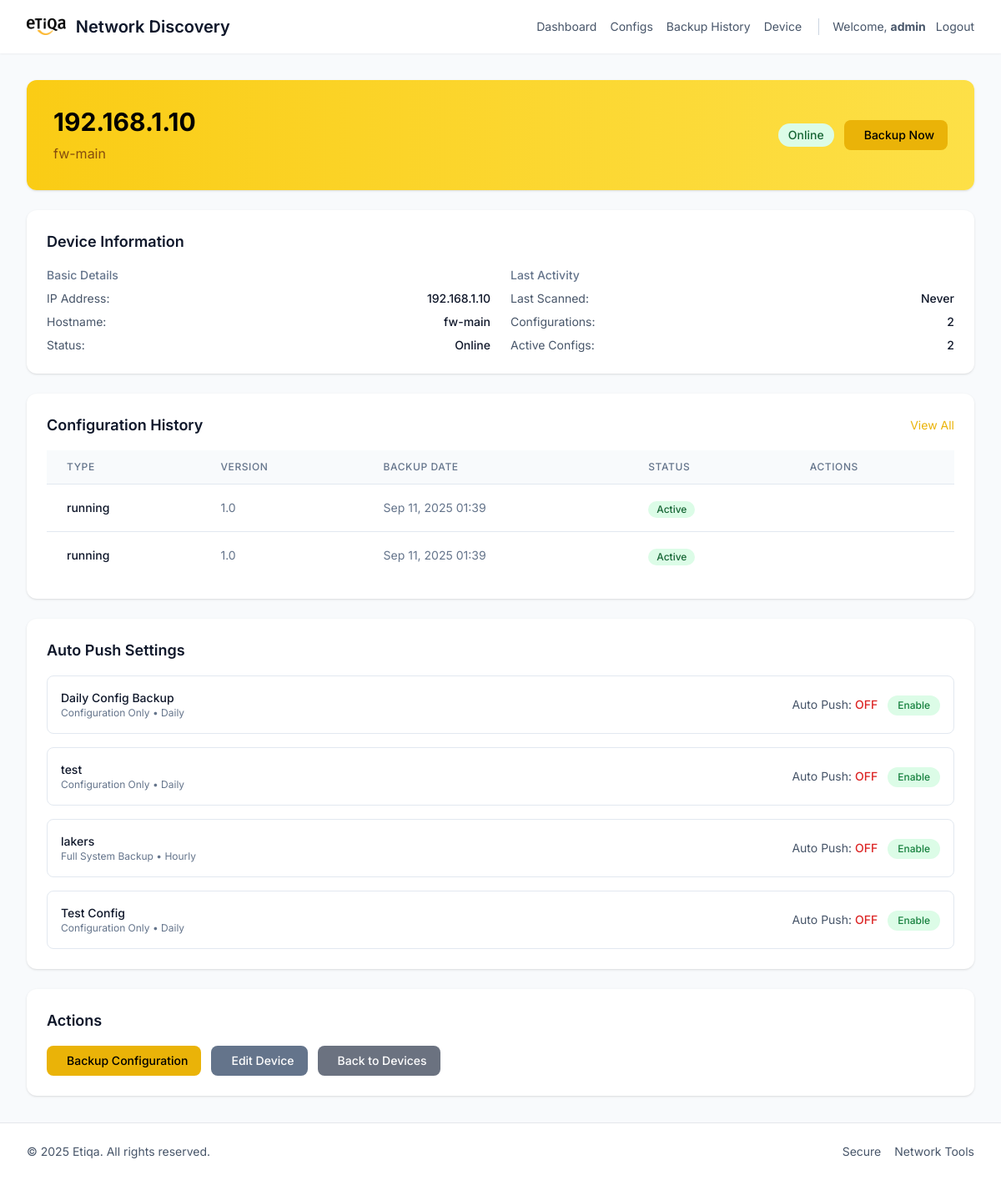
Page /configs/device/1/ (signed in) on the committed database.
### network_scanner/models.py (models this page shows, shortened)
class Device(models.Model):
    DEVICE_TYPE_CHOICES = [
        ('firewall', 'Checkpoint Firewall'),
        ('f5', 'F5 Load Balancer'),
        ('infoblox', 'Infoblox DNS/DHCP'),
        ('switch', 'Network Switch'),
        ('router', 'Router'),
        ('other', 'Other'),
    ]
    ip_address = models.GenericIPAddressField(protocol="both")
    hostname = models.CharField(max_length=255, blank=True)
    device_type = models.CharField(max_length=20, choices=DEVICE_TYPE_CHOICES, default='other')
    status = models.CharField(max_length=20, default="offline")
    last_scanned_at = models.DateTimeField(null=True, blank=True)
    description = models.TextField(blank=True, help_text="Device description or notes")
    class Meta:
        ordering = ['device_type', 'ip_address']

class NetworkConfig(models.Model):
    device = models.ForeignKey(Device, on_delete=models.CASCADE, related_name='configs')
    config_type = models.CharField(max_length=50, default='running')
    config_data = models.TextField()
    backup_timestamp = models.DateTimeField(auto_now_add=True)
    is_active = models.BooleanField(default=True)
    version = models.CharField(max_length=20, default='1.0')

class BackupConfig(models.Model):
    BACKUP_TYPES = [
        ('full', 'Full System Backup'),
        ('config', 'Configuration Only'),
        ('data', 'Data Only'),
    ]
    FREQUENCY_CHOICES = [
        ('hourly', 'Hourly'),
        ('daily', 'Daily'),
        ('weekly', 'Weekly'),
        ('monthly', 'Monthly'),
    ]
    name = models.CharField(max_length=100, unique=True)
    backup_type = models.CharField(max_length=10, choices=BACKUP_TYPES, default='config')
    frequency = models.CharField(max_length=10, choices=FREQUENCY_CHOICES, default='daily')
    enabled = models.BooleanField(default=True)
    auto_push_enabled = models.BooleanField(default=False, help_text="Enable automatic push of backups to remote location")
    max_backups = models.PositiveIntegerField(default=30, help_text="Maximum number of backups to keep")
    retention_months = models.PositiveIntegerField(default=6, help_text="Number of months to keep individual backups before archiving")
    archive_old_backups = models.BooleanField(default=True, help_text="Archive old backups instead of deleting them")
    backup_path = models.CharField(max_length=500, default='backups/')
    archive_path = models.CharField(max_length=500, default='backups/archives/', help_text="Path for archived backups")
    include_database = models.BooleanField(default=True)
    include_media = models.BooleanField(default=False)
    include_logs = models.BooleanField(default=True)
    created_at = models.DateTimeField(auto_now_add=True)
    updated_at = models.DateTimeField(auto_now=True)
    last_backup_at = models.DateTimeField(null=True, blank=True)
    next_backup_at = models.DateTimeField(null=True, blank=True)

### network_scanner/views.py (the view)
# urls.py: path("configs/device/<int:device_id>/", views.device_config_detail, name="device_config_detail"),
@login_required
def device_config_detail(request, device_id):
    device = get_object_or_404(Device, id=device_id)
    configs = device.configs.order_by('-backup_timestamp')
    active_configs_count = device.configs.filter(is_active=True).count()
    backup_configs = BackupConfig.objects.all()
    context = {
        'device': device,
        'configs': configs,
        'active_configs_count': active_configs_count,
        'backup_configs': backup_configs,
    }
    return render(request, "network_scanner/device_config_detail.html", context)

### network_scanner/templates/network_scanner/device_config_detail.html (shortened to what this page needs)
{% extends 'network_scanner/base.html' %}
{% load static %}
{% block content %}
<section class="space-y-6">
  <div class="bg-gradient-to-r from-yellow-400 to-yellow-300 rounded-xl p-6 sm:p-8 text-black shadow">
    <div class="flex items-center justify-between">
      <div>
        <h1 class="text-2xl sm:text-3xl font-bold">{{ device.ip_address }}</h1>
        {% if device.hostname %}
          <p class="mt-2 text-yellow-800">{{ device.hostname }}</p>
        {% endif %}
      </div>
      <div class="flex items-center gap-3">
        <span class="inline-flex items-center px-3 py-1 rounded-full text-sm font-medium {% if device.status == 'online' %}bg-green-100 text-green-800{% else %}bg-red-100 text-red-800{% endif %}">
          {{ device.status|title }}
        </span>
        <form method="post" action="{% url 'network_scanner:backup_device_config' device.id %}" class="inline">
        <button type="submit" class="px-4 py-2 bg-yellow-500 hover:bg-yellow-600 text-black text-sm font-medium rounded-lg">
          Backup Now
        </button>
        </form>
      </div>
    </div>
  </div>
  <div class="bg-white rounded-xl shadow p-6">
    <h2 class="text-lg font-semibold text-slate-900 mb-4">Device Information</h2>
    <div class="grid grid-cols-1 md:grid-cols-2 gap-6">
      <div>
        <h3 class="text-sm font-medium text-slate-500 mb-2">Basic Details</h3>
        <dl class="space-y-2">
          <div class="flex justify-between">
            <dt class="text-sm text-slate-600">IP Address:</dt>
            <dd class="text-sm font-medium text-slate-900">{{ device.ip_address }}</dd>
          </div>
          <div class="flex justify-between">
            <dt class="text-sm text-slate-600">Hostname:</dt>
            <dd class="text-sm font-medium text-slate-900">{{ device.hostname|default:"Unknown" }}</dd>
          </div>
          <div class="flex justify-between">
            <dt class="text-sm text-slate-600">Status:</dt>
            <dd class="text-sm font-medium text-slate-900">{{ device.status|title }}</dd>
          </div>
        </dl>
      </div>
      <div>
        <h3 class="text-sm font-medium text-slate-500 mb-2">Last Activity</h3>
        <dl class="space-y-2">
          <div class="flex justify-between">
            <dt class="text-sm text-slate-600">Last Scanned:</dt>
            <dd class="text-sm font-medium text-slate-900">
              {% if device.last_scanned_at %}
                {{ device.last_scanned_at|date:"M d, Y H:i" }}
              {% else %}
                Never
              {% endif %}
            </dd>
          </div>
          <div class="flex justify-between">
            <dt class="text-sm text-slate-600">Configurations:</dt>
            <dd class="text-sm font-medium text-slate-900">{{ device.configs.count }}</dd>
          </div>
          <div class="flex justify-between">
            <dt class="text-sm text-slate-600">Active Configs:</dt>
            <dd class="text-sm font-medium text-slate-900">{{ active_configs_count }}</dd>
          </div>
        </dl>
      </div>
    </div>
  </div>
  <div class="bg-white rounded-xl shadow p-6">
    <div class="flex items-center justify-between mb-4">
      <h2 class="text-lg font-semibold text-slate-900">Configuration History</h2>
      <a href="{% url 'admin:network_scanner_networkconfig_changelist' %}?device__id__exact={{ device.id }}" class="text-yellow-500 hover:text-yellow-600 text-sm">View All</a>
    </div>
    {% if configs %}
      <div class="overflow-x-auto">
        <table class="min-w-full divide-y divide-slate-200">
          <thead class="bg-slate-50">
            <tr>
              <th class="px-6 py-3 text-left text-xs font-medium text-slate-500 uppercase tracking-wider">Type</th>
              <th class="px-6 py-3 text-left text-xs font-medium text-slate-500 uppercase tracking-wider">Version</th>
              <th class="px-6 py-3 text-left text-xs font-medium text-slate-500 uppercase tracking-wider">Backup Date</th>
              <th class="px-6 py-3 text-left text-xs font-medium text-slate-500 uppercase tracking-wider">Status</th>
              <th class="px-6 py-3 text-left text-xs font-medium text-slate-500 uppercase tracking-wider">Actions</th>
            </tr>
          </thead>
          <tbody class="bg-white divide-y divide-slate-200">
            {% for config in configs %}
              <tr>
                <td class="px-6 py-4 whitespace-nowrap text-sm font-medium text-slate-900">{{ config.config_type }}</td>
                <td class="px-6 py-4 whitespace-nowrap text-sm text-slate-500">{{ config.version }}</td>
                <td class="px-6 py-4 whitespace-nowrap text-sm text-slate-500">{{ config.backup_timestamp|date:"M d, Y H:i" }}</td>
                <td class="px-6 py-4 whitespace-nowrap">
                  <span class="inline-flex items-center px-2.5 py-0.5 rounded-full text-xs font-medium {% if config.is_active %}bg-green-100 text-green-800{% else %}bg-gray-100 text-gray-800{% endif %}">
                    {% if config.is_active %}Active{% else %}Inactive{% endif %}
                  </span>
                </td>
                <td class="px-6 py-4 whitespace-nowrap text-sm text-slate-500">
                </td>
              </tr>
            {% endfor %}
          </tbody>
        </table>
      </div>
    {% endif %}
  </div>
  {% if backup_configs %}
  <div class="bg-white rounded-xl shadow p-6">
    <h2 class="text-lg font-semibold text-slate-900 mb-4">Auto Push Settings</h2>
    <div class="space-y-4">
      {% for backup_config in backup_configs %}
      <div class="flex items-center justify-between p-4 border border-slate-200 rounded-lg">
        <div class="flex-1">
          <h3 class="text-sm font-medium text-slate-900">{{ backup_config.name }}</h3>
          <p class="text-xs text-slate-500">{{ backup_config.get_backup_type_display }} • {{ backup_config.get_frequency_display }}</p>
        </div>
        <div class="flex items-center gap-3">
          <span class="text-sm text-slate-600">
            Auto Push:
            <span class="font-medium {% if backup_config.auto_push_enabled %}text-green-600{% else %}text-red-600{% endif %}">
              {% if backup_config.auto_push_enabled %}ON{% else %}OFF{% endif %}
            </span>
          </span>
          <form method="post" action="{% url 'network_scanner:toggle_auto_push' backup_config.id %}" class="inline">
            <button type="submit" class="px-3 py-1 text-xs font-medium rounded-full {% if backup_config.auto_push_enabled %}bg-red-100 text-red-700 hover:bg-red-200{% else %}bg-green-100 text-green-700 hover:bg-green-200{% endif %}">
              {% if backup_config.auto_push_enabled %}Disable{% else %}Enable{% endif %}
            </button>
          </form>
        </div>
      </div>
      {% endfor %}
    </div>
  </div>
  {% endif %}
  <div class="bg-white rounded-xl shadow p-6">
    <h2 class="text-lg font-semibold text-slate-900 mb-4">Actions</h2>
    <div class="flex flex-wrap gap-3">
      <form method="post" action="{% url 'network_scanner:backup_device_config' device.id %}" class="inline">
        <button type="submit" class="inline-flex items-center px-4 py-2 bg-yellow-500 hover:bg-yellow-600 text-black text-sm font-medium rounded-lg">
          Backup Configuration
        </button>
      </form>
      <a href="{% url 'admin:network_scanner_device_change' device.id %}" class="inline-flex items-center px-4 py-2 bg-slate-500 hover:bg-slate-600 text-white text-sm font-medium rounded-lg">
        Edit Device
      </a>
      <a href="{% url 'network_scanner:network_configs' %}" class="inline-flex items-center px-4 py-2 bg-gray-500 hover:bg-gray-600 text-white text-sm font-medium rounded-lg">
        Back to Devices
      </a>
    </div>
  </div>
</section>
{% endblock %}

### network_scanner/templates/network_scanner/base.html (shortened to what this page needs)
<!doctype html>
<html lang="en">
  <head>
    <script src="https://cdn.tailwindcss.com"></script>
    <link rel="stylesheet" href="https://cdn.jsdelivr.net/npm/@tabler/icons-webfont@latest/tabler-icons.min.css">
    {% load static %}
    <link rel="stylesheet" href="{% static 'network_scanner/css/style.css' %}">
  </head>
  <body class="bg-slate-50 text-slate-800 min-h-screen">
    <header class="bg-white shadow-sm sticky top-0 z-30">
      <nav class="mx-auto max-w-7xl px-4 sm:px-6 lg:px-8 h-16 flex items-center justify-between">
        <div class="flex items-center gap-3">
          <img src="{% static 'network_scanner/etiqa logo.png' %}" alt="Etiqa Logo" class="h-5 w-auto">
          <span class="text-lg sm:text-xl font-semibold text-slate-900">Network Discovery</span>
        </div>
        <div class="hidden sm:flex items-center gap-4 text-sm text-slate-600">
          <a href="{% url 'network_scanner:backup_dashboard' %}" class="hover:text-slate-900">Dashboard</a>
          <a href="{% url 'network_scanner:network_configs' %}" class="hover:text-slate-900">Configs</a>
          <a href="{% url 'network_scanner:backup_history_public' %}" class="hover:text-slate-900">Backup History</a>
          <div class="relative group">
            <button class="hover:text-slate-900 flex items-center gap-1">
              Device
            </button>
          </div>
          {% if user.is_authenticated %}
            <div class="flex items-center gap-2 pl-4 border-l border-slate-300">
              <span class="text-slate-600">Welcome, <strong>{{ user.username }}</strong></span>
              <a href="{% url 'network_scanner:logout' %}" class="hover:text-slate-900 flex items-center gap-1">
                Logout
              </a>
            </div>
          {% else %}
            <a href="{% url 'network_scanner:login' %}" class="hover:text-slate-900 flex items-center gap-1">
              <i class="ti ti-login"></i>
              Login
            </a>
          {% endif %}
        </div>
      </nav>
    </header>
    <main class="mx-auto max-w-7xl px-4 sm:px-6 lg:px-8 py-8">
      {% block content %}{% endblock %}
    </main>
    <footer class="border-t bg-white">
      <div class="mx-auto max-w-7xl px-4 sm:px-6 lg:px-8 py-6 text-sm text-slate-600 flex items-center justify-between">
        <p>&copy; <span id="year"></span> Etiqa. All rights reserved.</p>
        <div class="flex items-center gap-3">
          <span class="inline-flex items-center gap-1"> Secure</span>
          <span class="inline-flex items-center gap-1"> Network Tools</span>
        </div>
      </div>
    </footer>
  </body>
  </html>

### network_scanner/static/network_scanner/css/style.css (style rules this page uses)
:root { --primary: #fbbf24; --success: #10b981; --warning: #f59e0b; --error: #ef4444; --bg: #f8fafc; }
body { font-family: 'Inter', ui-sans-serif, system-ui, -apple-system, Segoe UI, Roboto, 'Helvetica Neue', Arial, 'Noto Sans', 'Apple Color Emoji', 'Segoe UI Emoji', 'Segoe UI Symbol', 'Noto Color Emoji'; }

### rows in the picture
Device: ip_address "192.168.1.10", hostname "fw-main", status "Online", configs.count "2"
NetworkConfig: config_type "running", version "1.0", backup_timestamp "Sep 11, 2025 01:39", is_active "Active"
NetworkConfig: config_type "running", version "1.0", backup_timestamp "Sep 11, 2025 01:39", is_active "Active"
BackupConfig: name "Daily Config Backup", backup_type "Configuration Only", frequency "Daily", auto_push_enabled "OFF"
BackupConfig: name "test", backup_type "Configuration Only", frequency "Daily", auto_push_enabled "OFF"
BackupConfig: name "lakers", backup_type "Full System Backup", frequency "Hourly", auto_push_enabled "OFF"
BackupConfig: name "Test Config", backup_type "Configuration Only", frequency "Daily", auto_push_enabled "OFF"

### other values in the picture
{{ user.username }} "admin"
{{ active_configs_count }} "2"
